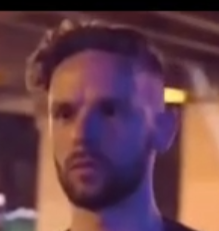
#> input picture 图片人脸识别/[@SVUV8T3)P]O3[T6)G7_PE.png, 219 x 231 px, found by its file name
$ jupyter execute --allow-errors '图片人脸识别.ipynb'
#> lines starting #> are read from the running program, lines starting #| are printed output that depends on the picture; after the words box and inside, x2 and y2 are one past the last pixel; in counts of white or black regions, pixels touching at a corner belong together
#> further down, img is the input picture: shape (231, 219, 3); mean B, G, R 75.6, 65.6, 105.5
[cell 1]
import cv2
import os
import numpy as np

[cell 2]
recogizer=cv2.face.LBPHFaceRecognizer_create()#创建一个人脸识别器对象
#> (the rest of this cell did not finish here and is left out)

[cell 3]
def FaceDetection(img):
    gary = cv2.cvtColor(img,cv2.COLOR_BGR2GRAY)
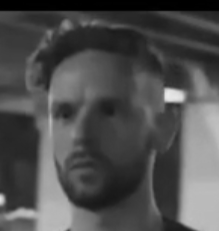
#> gary: shape (231, 219); min 0, max 234, mean 78.6
    face_detect = cv2.CascadeClassifier("C:/Users/33086/Downloads/opencv/sources/data/haarcascades_cuda/haarcascade_frontalface_alt2.xml")
    face = face_detect.detectMultiScale(gary)
#> face = [[28, 69, 116, 116]]
    for x,y,w,h in face:
        cv2.rectangle(img,(x,y),(x+w,y+h),color=(0,0,255),thickness=1)
        cv2.rectangle(img,(x-10,y-10),(x+w+10,y+h+10),color=(0,255,0),thickness=1)
        ids,confidence=recogizer.predict(gary[y:y+h,x:x+w])#confidence为置信评分
        if confidence > 80:
            cv2.putText(img, 'kiki', (x + 10, y - 10), cv2.FONT_HERSHEY_SIMPLEX, 0.75, (0, 255, 0), 1)
#> this loop made 1 pass
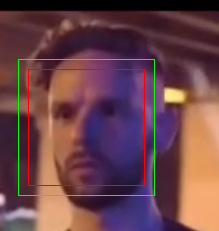
#> img: shape (231, 219, 3); 1.99% of pixels changed, all inside (x1, y1, x2, y2) = (18, 59, 155, 196)
    cv2.imshow('result', img)

[cell 4]
img=cv2.imread("D:/[@SVUV8T3)P]O3[T6)G7_PE.png")
#> (the rest of this cell did not finish here and is left out)
